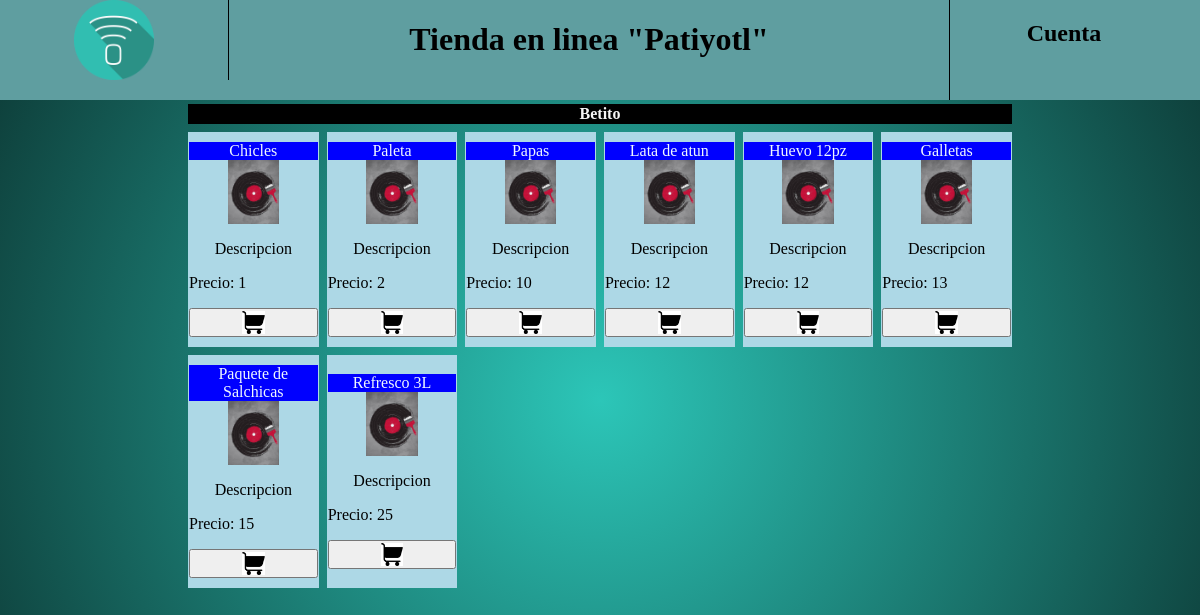
The app's page /DOCS/pagina/page/negocio.php?cv_n=1&neg=Betito with its own data.
### tables this page shows
CREATE TABLE `productos` (
  `codigo` double NOT NULL AUTO_INCREMENT,
  `Negocio` int(250) NOT NULL,
  `Producto` varchar(200) NOT NULL,
  `Precio` double NOT NULL,
  `Imagen` longblob,
  PRIMARY KEY (`codigo`),
  KEY `Negocio` (`Negocio`),
  CONSTRAINT `x` FOREIGN KEY (`Negocio`) REFERENCES `negocios` (`clave_negocio`)
);

### DOCS/pagina/page/negocio.php (the view, shortened to what this page needs)
<?php
	if(isset($_GET['cv_n']) || isset($_GET['neg'])){
		$nom=$_GET['neg'];
		$cv=$_GET['cv_n'];
	}
?>
<html>
    <head>
        <link rel="stylesheet" type="text/css" href="estilo.css">
    </head>
    <body>
        <?php
            include ("barras.php");
        ?>
        <div class="contenido">
            <table class="catalogo_neg" cellspacing="8">
                <tr>
                    <th colspan="6">
                        <?php
							echo $nom;
						?>
                    </th>
                </tr>
				<tr>
                <?php
					$sql_prod="select producto, precio, codigo from productos where Negocio=".$cv.' order by precio;';
					$res1=mysqli_query($mysqli,$sql_prod);
					$o=0;
					while($fila = mysqli_fetch_array($res1)){
						$o++;
						echo'
						<td class="producto">
							<div class="producto_titulo">
								'.$fila[0].'
							</div>
							<div class="producto_imagen">
								<img src="img/img.jpg" width="50%">
							</div>
							<div class="producto_desc">
								<p>
									Descripcion
								</p>
								<div class="Precio">
									<p align="left">
										Precio: '.$fila[1].'
									</p>
								</div>
								<div class="BOTON_COMPRA">
									<a href="negocio.php?idProd='.$fila[2].'&&cv_n='.$cv.'&&neg='.$nom.'">
										<button>
											<img src="img/carrito.jpg" width="20%">
										</button>
									</a>
								</div>
							</div>
						</td>';
						if($o==6){
							echo '</tr><tr>';
						}
					}
                ?>
            </table>
        </div>
    </body>
</html>

### DOCS/pagina/page/barras.php
<?php
    echo '
                <div class="cabecera">
                    <div class="logo">
                       <a href="menu_principal.php"> <img src="img/logo-812763_960_720.png" width="35%"></a>
                    </div>
                    <div class="nombre">
                        <h1>
                            Tienda en linea "Patiyotl"
                        </h1>
                    </div>
                    <div class="menu">
                         <div class="desplegable">
                            <a class="boton_superior">
                                <h2>
                                    Cuenta
                                </h2>
                            </a>
                            <div class="contenido_desplegable">
                            <a href="login.php">Iniciar sesi&oacute;n</a>
                            <a href="tiendas.php">Mis tiendas</a>
                            <a href="pedidos.php">Ultimos pedidos</a>
                            <a href="ubicacion.php">Mis ubicaciones</a>
                            <a href="carrito.php">Carrito</a>
                           </div>
                          </div>
                    </div>
                </div>
    ';
?>

### DOCS/pagina/page/estilo.css (style rules this page uses)
body { background: radial-gradient(1000px, #2cc6b8,black); margin: 0px; }
a { text-decoration: none; color: inherit; }
.cabecera { background-color: cadetblue; width: 100%; position: absolute; margin: 0px; }
.logo { float: left; width: 19%; text-align: center; border-right: 1px solid black; }
.nombre { float: left; width: 60%; text-align: center; }
.menu { float: left; width: 19%; text-align: center; border-left: 1px solid black; }
.boton_superior { width: 100%; height: 100%; margin-top: 20%; position: relative; padding: auto; background-color: inherit; color: black; border-color: inherit; border-image: none; }
.desplegable { overflow: hidden; width: 100%; height: 100; position: relative; padding: auto; }
.contenido { padding-top: 8%; }
.catalogo_neg { width: 80%; padding-left: 5%; padding-right: 5%; margin: auto; }
.catalogo_neg th { background-color: black; color: whitesmoke; margin: auto; }
.catalogo_neg td { background-color: lightblue; color: black; text-align: center; padding-bottom: 10px; padding-top: 10px; width: 12%; margin: auto; }
.producto_titulo { background-color: blue; color: aliceblue; }
.producto_imagen img { width: 40%; }

### records on screen
productos: Producto "Chicles", Precio "1"
productos: Producto "Paleta", Precio "2"
productos: Producto "Papas", Precio "10"
productos: Producto "Lata de atun", Precio "12"
productos: Producto "Huevo 12pz", Precio "12"
productos: Producto "Galletas", Precio "13"
productos: Producto "Paquete de Salchicas", Precio "15"
productos: Producto "Refresco 3L", Precio "25"

### other values on screen
$nom "Betito"
